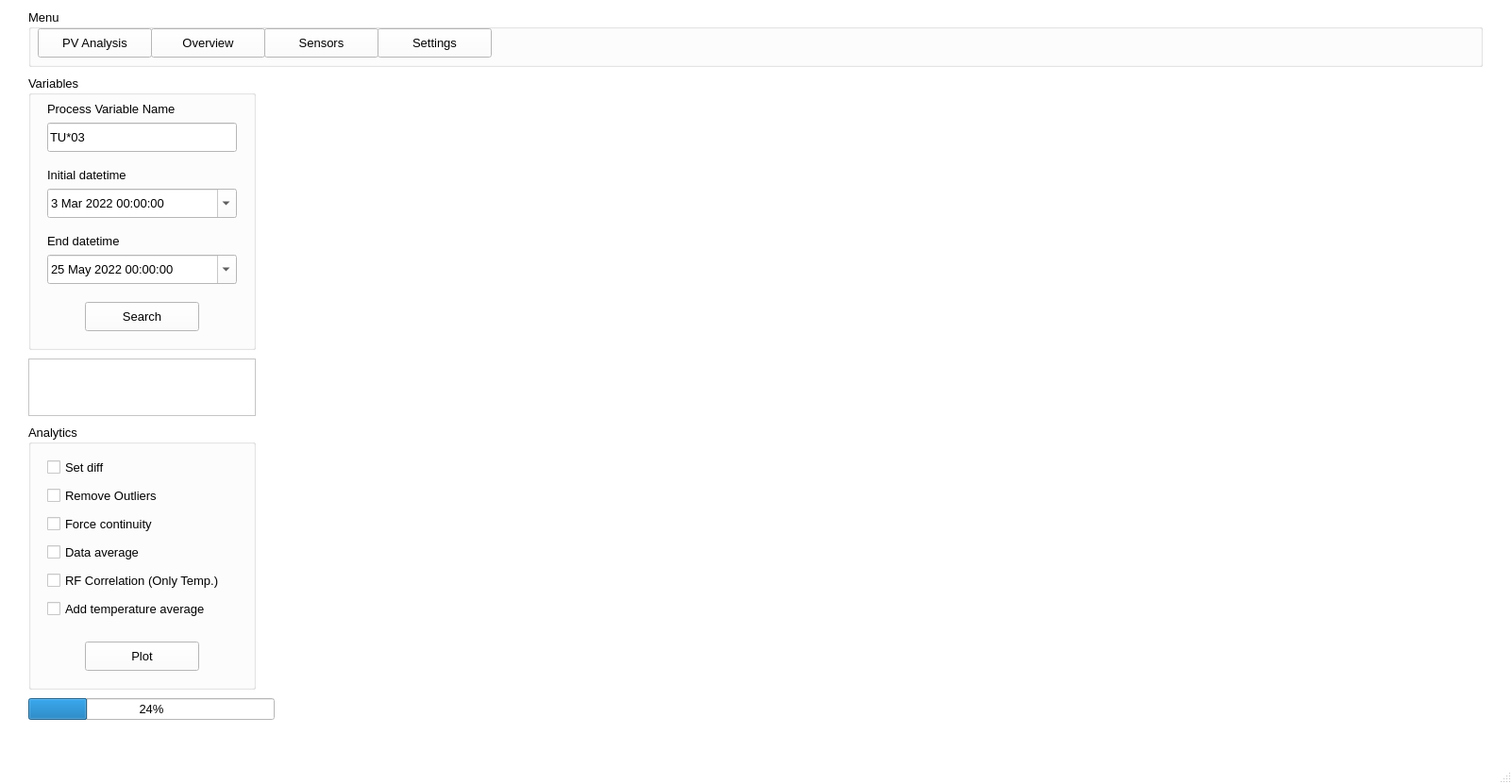
<?xml version="1.0" encoding="UTF-8"?>
<ui version="4.0">
 <class>MainWindow</class>
 <widget class="QMainWindow" name="MainWindow">
  <property name="geometry">
   <rect>
    <x>0</x>
    <y>0</y>
    <width>1602</width>
    <height>831</height>
   </rect>
  </property>
  <property name="palette">
   <palette>
    <active>
     <colorrole role="WindowText">
      <brush brushstyle="SolidPattern">
       <color alpha="255">
        <red>0</red>
        <green>0</green>
        <blue>0</blue>
       </color>
      </brush>
     </colorrole>
     <colorrole role="Button">
      <brush brushstyle="SolidPattern">
       <color alpha="255">
        <red>255</red>
        <green>255</green>
        <blue>255</blue>
       </color>
      </brush>
     </colorrole>
     <colorrole role="Light">
      <brush brushstyle="SolidPattern">
       <color alpha="255">
        <red>255</red>
        <green>255</green>
        <blue>255</blue>
       </color>
      </brush>
     </colorrole>
     <colorrole role="Midlight">
      <brush brushstyle="SolidPattern">
       <color alpha="255">
        <red>255</red>
        <green>255</green>
        <blue>255</blue>
       </color>
      </brush>
     </colorrole>
     <colorrole role="Dark">
      <brush brushstyle="SolidPattern">
       <color alpha="255">
        <red>127</red>
        <green>127</green>
        <blue>127</blue>
       </color>
      </brush>
     </colorrole>
     <colorrole role="Mid">
      <brush brushstyle="SolidPattern">
       <color alpha="255">
        <red>170</red>
        <green>170</green>
        <blue>170</blue>
       </color>
      </brush>
     </colorrole>
     <colorrole role="Text">
      <brush brushstyle="SolidPattern">
       <color alpha="255">
        <red>0</red>
        <green>0</green>
        <blue>0</blue>
       </color>
      </brush>
     </colorrole>
     <colorrole role="BrightText">
      <brush brushstyle="SolidPattern">
       <color alpha="255">
        <red>255</red>
        <green>255</green>
        <blue>255</blue>
       </color>
      </brush>
     </colorrole>
     <colorrole role="ButtonText">
      <brush brushstyle="SolidPattern">
       <color alpha="255">
        <red>0</red>
        <green>0</green>
        <blue>0</blue>
       </color>
      </brush>
     </colorrole>
     <colorrole role="Base">
      <brush brushstyle="SolidPattern">
       <color alpha="255">
        <red>255</red>
        <green>255</green>
        <blue>255</blue>
       </color>
      </brush>
     </colorrole>
     <colorrole role="Window">
      <brush brushstyle="SolidPattern">
       <color alpha="255">
        <red>255</red>
        <green>255</green>
        <blue>255</blue>
       </color>
      </brush>
     </colorrole>
     <colorrole role="Shadow">
      <brush brushstyle="SolidPattern">
       <color alpha="255">
        <red>0</red>
        <green>0</green>
        <blue>0</blue>
       </color>
      </brush>
     </colorrole>
     <colorrole role="AlternateBase">
      <brush brushstyle="SolidPattern">
       <color alpha="255">
        <red>255</red>
        <green>255</green>
        <blue>255</blue>
       </color>
      </brush>
     </colorrole>
     <colorrole role="ToolTipBase">
      <brush brushstyle="SolidPattern">
       <color alpha="255">
        <red>255</red>
        <green>255</green>
        <blue>220</blue>
       </color>
      </brush>
     </colorrole>
     <colorrole role="ToolTipText">
      <brush brushstyle="SolidPattern">
       <color alpha="255">
        <red>0</red>
        <green>0</green>
        <blue>0</blue>
       </color>
      </brush>
     </colorrole>
    </active>
    <inactive>
     <colorrole role="WindowText">
      <brush brushstyle="SolidPattern">
       <color alpha="255">
        <red>0</red>
        <green>0</green>
        <blue>0</blue>
       </color>
      </brush>
     </colorrole>
     <colorrole role="Button">
      <brush brushstyle="SolidPattern">
       <color alpha="255">
        <red>255</red>
        <green>255</green>
        <blue>255</blue>
       </color>
      </brush>
     </colorrole>
     <colorrole role="Light">
      <brush brushstyle="SolidPattern">
       <color alpha="255">
        <red>255</red>
        <green>255</green>
        <blue>255</blue>
       </color>
      </brush>
     </colorrole>
     <colorrole role="Midlight">
      <brush brushstyle="SolidPattern">
       <color alpha="255">
        <red>255</red>
        <green>255</green>
        <blue>255</blue>
       </color>
      </brush>
     </colorrole>
     <colorrole role="Dark">
      <brush brushstyle="SolidPattern">
       <color alpha="255">
        <red>127</red>
        <green>127</green>
        <blue>127</blue>
       </color>
      </brush>
     </colorrole>
     <colorrole role="Mid">
      <brush brushstyle="SolidPattern">
       <color alpha="255">
        <red>170</red>
        <green>170</green>
        <blue>170</blue>
       </color>
      </brush>
     </colorrole>
     <colorrole role="Text">
      <brush brushstyle="SolidPattern">
       <color alpha="255">
        <red>0</red>
        <green>0</green>
        <blue>0</blue>
       </color>
      </brush>
     </colorrole>
     <colorrole role="BrightText">
      <brush brushstyle="SolidPattern">
       <color alpha="255">
        <red>255</red>
        <green>255</green>
        <blue>255</blue>
       </color>
      </brush>
     </colorrole>
     <colorrole role="ButtonText">
      <brush brushstyle="SolidPattern">
       <color alpha="255">
        <red>0</red>
        <green>0</green>
        <blue>0</blue>
       </color>
      </brush>
     </colorrole>
     <colorrole role="Base">
      <brush brushstyle="SolidPattern">
       <color alpha="255">
        <red>255</red>
        <green>255</green>
        <blue>255</blue>
       </color>
      </brush>
     </colorrole>
     <colorrole role="Window">
      <brush brushstyle="SolidPattern">
       <color alpha="255">
        <red>255</red>
        <green>255</green>
        <blue>255</blue>
       </color>
      </brush>
     </colorrole>
     <colorrole role="Shadow">
      <brush brushstyle="SolidPattern">
       <color alpha="255">
        <red>0</red>
        <green>0</green>
        <blue>0</blue>
       </color>
      </brush>
     </colorrole>
     <colorrole role="AlternateBase">
      <brush brushstyle="SolidPattern">
       <color alpha="255">
        <red>255</red>
        <green>255</green>
        <blue>255</blue>
       </color>
      </brush>
     </colorrole>
     <colorrole role="ToolTipBase">
      <brush brushstyle="SolidPattern">
       <color alpha="255">
        <red>255</red>
        <green>255</green>
        <blue>220</blue>
       </color>
      </brush>
     </colorrole>
     <colorrole role="ToolTipText">
      <brush brushstyle="SolidPattern">
       <color alpha="255">
        <red>0</red>
        <green>0</green>
        <blue>0</blue>
       </color>
      </brush>
     </colorrole>
    </inactive>
    <disabled>
     <colorrole role="WindowText">
      <brush brushstyle="SolidPattern">
       <color alpha="255">
        <red>127</red>
        <green>127</green>
        <blue>127</blue>
       </color>
      </brush>
     </colorrole>
     <colorrole role="Button">
      <brush brushstyle="SolidPattern">
       <color alpha="255">
        <red>255</red>
        <green>255</green>
        <blue>255</blue>
       </color>
      </brush>
     </colorrole>
     <colorrole role="Light">
      <brush brushstyle="SolidPattern">
       <color alpha="255">
        <red>255</red>
        <green>255</green>
        <blue>255</blue>
       </color>
      </brush>
     </colorrole>
     <colorrole role="Midlight">
      <brush brushstyle="SolidPattern">
       <color alpha="255">
        <red>255</red>
        <green>255</green>
        <blue>255</blue>
       </color>
      </brush>
     </colorrole>
     <colorrole role="Dark">
      <brush brushstyle="SolidPattern">
       <color alpha="255">
        <red>127</red>
        <green>127</green>
        <blue>127</blue>
       </color>
      </brush>
     </colorrole>
     <colorrole role="Mid">
      <brush brushstyle="SolidPattern">
       <color alpha="255">
        <red>170</red>
        <green>170</green>
        <blue>170</blue>
       </color>
      </brush>
     </colorrole>
     <colorrole role="Text">
      <brush brushstyle="SolidPattern">
       <color alpha="255">
        <red>127</red>
        <green>127</green>
        <blue>127</blue>
       </color>
      </brush>
     </colorrole>
     <colorrole role="BrightText">
      <brush brushstyle="SolidPattern">
       <color alpha="255">
        <red>255</red>
        <green>255</green>
        <blue>255</blue>
       </color>
      </brush>
     </colorrole>
     <colorrole role="ButtonText">
      <brush brushstyle="SolidPattern">
       <color alpha="255">
        <red>127</red>
        <green>127</green>
        <blue>127</blue>
       </color>
      </brush>
     </colorrole>
     <colorrole role="Base">
      <brush brushstyle="SolidPattern">
       <color alpha="255">
        <red>255</red>
        <green>255</green>
        <blue>255</blue>
       </color>
      </brush>
     </colorrole>
     <colorrole role="Window">
      <brush brushstyle="SolidPattern">
       <color alpha="255">
        <red>255</red>
        <green>255</green>
        <blue>255</blue>
       </color>
      </brush>
     </colorrole>
     <colorrole role="Shadow">
      <brush brushstyle="SolidPattern">
       <color alpha="255">
        <red>0</red>
        <green>0</green>
        <blue>0</blue>
       </color>
      </brush>
     </colorrole>
     <colorrole role="AlternateBase">
      <brush brushstyle="SolidPattern">
       <color alpha="255">
        <red>255</red>
        <green>255</green>
        <blue>255</blue>
       </color>
      </brush>
     </colorrole>
     <colorrole role="ToolTipBase">
      <brush brushstyle="SolidPattern">
       <color alpha="255">
        <red>255</red>
        <green>255</green>
        <blue>220</blue>
       </color>
      </brush>
     </colorrole>
     <colorrole role="ToolTipText">
      <brush brushstyle="SolidPattern">
       <color alpha="255">
        <red>0</red>
        <green>0</green>
        <blue>0</blue>
       </color>
      </brush>
     </colorrole>
    </disabled>
   </palette>
  </property>
  <property name="font">
   <font>
    <pointsize>10</pointsize>
   </font>
  </property>
  <property name="windowTitle">
   <string>MainWindow</string>
  </property>
  <widget class="QWidget" name="centralwidget">
   <widget class="QGroupBox" name="groupBox">
    <property name="geometry">
     <rect>
      <x>30</x>
      <y>80</y>
      <width>241</width>
      <height>291</height>
     </rect>
    </property>
    <property name="title">
     <string>Variables </string>
    </property>
    <widget class="QLineEdit" name="pvName">
     <property name="geometry">
      <rect>
       <x>20</x>
       <y>50</y>
       <width>201</width>
       <height>31</height>
      </rect>
     </property>
     <property name="text">
      <string>TU*03</string>
     </property>
     <property name="placeholderText">
      <string>PV name</string>
     </property>
    </widget>
    <widget class="QLabel" name="label">
     <property name="geometry">
      <rect>
       <x>20</x>
       <y>20</y>
       <width>201</width>
       <height>31</height>
      </rect>
     </property>
     <property name="font">
      <font>
       <pointsize>10</pointsize>
      </font>
     </property>
     <property name="text">
      <string>Process Variable Name</string>
     </property>
    </widget>
    <widget class="QLabel" name="label_2">
     <property name="geometry">
      <rect>
       <x>20</x>
       <y>90</y>
       <width>201</width>
       <height>31</height>
      </rect>
     </property>
     <property name="font">
      <font>
       <pointsize>10</pointsize>
      </font>
     </property>
     <property name="text">
      <string>Initial datetime</string>
     </property>
    </widget>
    <widget class="QDateTimeEdit" name="form_iniDatetime">
     <property name="geometry">
      <rect>
       <x>20</x>
       <y>120</y>
       <width>201</width>
       <height>31</height>
      </rect>
     </property>
     <property name="font">
      <font>
       <pointsize>10</pointsize>
      </font>
     </property>
     <property name="dateTime">
      <datetime>
       <hour>0</hour>
       <minute>0</minute>
       <second>0</second>
       <year>2022</year>
       <month>3</month>
       <day>3</day>
      </datetime>
     </property>
     <property name="calendarPopup">
      <bool>true</bool>
     </property>
    </widget>
    <widget class="QLabel" name="label_3">
     <property name="geometry">
      <rect>
       <x>20</x>
       <y>160</y>
       <width>201</width>
       <height>31</height>
      </rect>
     </property>
     <property name="font">
      <font>
       <pointsize>10</pointsize>
      </font>
     </property>
     <property name="text">
      <string>End datetime</string>
     </property>
    </widget>
    <widget class="QDateTimeEdit" name="form_endDatetime">
     <property name="geometry">
      <rect>
       <x>20</x>
       <y>190</y>
       <width>201</width>
       <height>31</height>
      </rect>
     </property>
     <property name="font">
      <font>
       <pointsize>10</pointsize>
      </font>
     </property>
     <property name="dateTime">
      <datetime>
       <hour>0</hour>
       <minute>0</minute>
       <second>0</second>
       <year>2022</year>
       <month>5</month>
       <day>25</day>
      </datetime>
     </property>
     <property name="calendarPopup">
      <bool>true</bool>
     </property>
    </widget>
    <widget class="QPushButton" name="searchButton">
     <property name="geometry">
      <rect>
       <x>60</x>
       <y>240</y>
       <width>121</width>
       <height>31</height>
      </rect>
     </property>
     <property name="text">
      <string>Search</string>
     </property>
    </widget>
   </widget>
   <widget class="QGroupBox" name="groupBox_2">
    <property name="geometry">
     <rect>
      <x>30</x>
      <y>450</y>
      <width>241</width>
      <height>281</height>
     </rect>
    </property>
    <property name="title">
     <string>Analytics</string>
    </property>
    <widget class="QCheckBox" name="cb_removeOutliers">
     <property name="geometry">
      <rect>
       <x>20</x>
       <y>60</y>
       <width>201</width>
       <height>31</height>
      </rect>
     </property>
     <property name="text">
      <string>Remove Outliers</string>
     </property>
    </widget>
    <widget class="QCheckBox" name="cb_setDiff">
     <property name="geometry">
      <rect>
       <x>20</x>
       <y>30</y>
       <width>201</width>
       <height>31</height>
      </rect>
     </property>
     <property name="text">
      <string>Set diff</string>
     </property>
    </widget>
    <widget class="QCheckBox" name="cb_forceContinuity">
     <property name="geometry">
      <rect>
       <x>20</x>
       <y>90</y>
       <width>201</width>
       <height>31</height>
      </rect>
     </property>
     <property name="text">
      <string>Force continuity</string>
     </property>
    </widget>
    <widget class="QPushButton" name="plotButton">
     <property name="geometry">
      <rect>
       <x>60</x>
       <y>230</y>
       <width>121</width>
       <height>31</height>
      </rect>
     </property>
     <property name="text">
      <string>Plot</string>
     </property>
    </widget>
    <widget class="QCheckBox" name="cb_average">
     <property name="geometry">
      <rect>
       <x>20</x>
       <y>120</y>
       <width>201</width>
       <height>31</height>
      </rect>
     </property>
     <property name="text">
      <string>Data average</string>
     </property>
    </widget>
    <widget class="QCheckBox" name="cb_addTempAverage">
     <property name="geometry">
      <rect>
       <x>20</x>
       <y>180</y>
       <width>201</width>
       <height>31</height>
      </rect>
     </property>
     <property name="text">
      <string>Add temperature average</string>
     </property>
    </widget>
    <widget class="QCheckBox" name="cb_rfCorrelation">
     <property name="geometry">
      <rect>
       <x>20</x>
       <y>150</y>
       <width>201</width>
       <height>31</height>
      </rect>
     </property>
     <property name="text">
      <string>RF Correlation (Only Temp.)</string>
     </property>
    </widget>
   </widget>
   <widget class="MatplotlibWidget" name="matplotlibWidget" native="true">
    <property name="geometry">
     <rect>
      <x>290</x>
      <y>90</y>
      <width>1281</width>
      <height>671</height>
     </rect>
    </property>
   </widget>
   <widget class="QGroupBox" name="groupBox_3">
    <property name="geometry">
     <rect>
      <x>30</x>
      <y>10</y>
      <width>1541</width>
      <height>61</height>
     </rect>
    </property>
    <property name="title">
     <string>Menu</string>
    </property>
    <widget class="QPushButton" name="pushButton">
     <property name="geometry">
      <rect>
       <x>10</x>
       <y>20</y>
       <width>121</width>
       <height>31</height>
      </rect>
     </property>
     <property name="text">
      <string>PV Analysis</string>
     </property>
    </widget>
    <widget class="QPushButton" name="pushButton_2">
     <property name="geometry">
      <rect>
       <x>130</x>
       <y>20</y>
       <width>121</width>
       <height>31</height>
      </rect>
     </property>
     <property name="text">
      <string>Overview</string>
     </property>
    </widget>
    <widget class="QPushButton" name="pb_menu_sensors">
     <property name="geometry">
      <rect>
       <x>250</x>
       <y>20</y>
       <width>121</width>
       <height>31</height>
      </rect>
     </property>
     <property name="text">
      <string>Sensors</string>
     </property>
    </widget>
    <widget class="QPushButton" name="pushButton_4">
     <property name="geometry">
      <rect>
       <x>370</x>
       <y>20</y>
       <width>121</width>
       <height>31</height>
      </rect>
     </property>
     <property name="text">
      <string>Settings</string>
     </property>
    </widget>
   </widget>
   <widget class="QTextBrowser" name="logBox">
    <property name="geometry">
     <rect>
      <x>30</x>
      <y>380</y>
      <width>241</width>
      <height>61</height>
     </rect>
    </property>
   </widget>
   <widget class="QProgressBar" name="progressBarPlot">
    <property name="geometry">
     <rect>
      <x>30</x>
      <y>740</y>
      <width>261</width>
      <height>23</height>
     </rect>
    </property>
    <property name="value">
     <number>24</number>
    </property>
   </widget>
  </widget>
  <widget class="QStatusBar" name="statusbar"/>
 </widget>
 <customwidgets>
  <customwidget>
   <class>MatplotlibWidget</class>
   <extends>QWidget</extends>
   <header>matplotlibwidget.h</header>
   <container>1</container>
  </customwidget>
 </customwidgets>
 <resources/>
 <connections/>
</ui>
